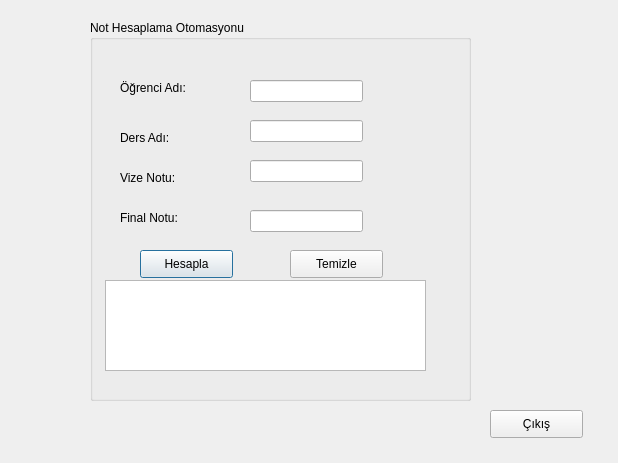
<?xml version="1.0" encoding="UTF-8"?>
<ui version="4.0">
 <class>Dialog</class>
 <widget class="QDialog" name="Dialog">
  <property name="geometry">
   <rect>
    <x>0</x>
    <y>0</y>
    <width>618</width>
    <height>463</height>
   </rect>
  </property>
  <property name="windowTitle">
   <string>Dialog</string>
  </property>
  <widget class="QGroupBox" name="groupBox">
   <property name="geometry">
    <rect>
     <x>90</x>
     <y>20</y>
     <width>381</width>
     <height>381</height>
    </rect>
   </property>
   <property name="title">
    <string>Not Hesaplama Otomasyonu</string>
   </property>
   <widget class="QLabel" name="label">
    <property name="geometry">
     <rect>
      <x>30</x>
      <y>60</y>
      <width>71</width>
      <height>16</height>
     </rect>
    </property>
    <property name="text">
     <string>Öğrenci Adı:</string>
    </property>
   </widget>
   <widget class="QLabel" name="label_2">
    <property name="geometry">
     <rect>
      <x>30</x>
      <y>110</y>
      <width>53</width>
      <height>16</height>
     </rect>
    </property>
    <property name="text">
     <string>Ders Adı:</string>
    </property>
   </widget>
   <widget class="QLabel" name="label_3">
    <property name="geometry">
     <rect>
      <x>30</x>
      <y>150</y>
      <width>61</width>
      <height>16</height>
     </rect>
    </property>
    <property name="text">
     <string>Vize Notu:</string>
    </property>
   </widget>
   <widget class="QLabel" name="label_4">
    <property name="geometry">
     <rect>
      <x>30</x>
      <y>190</y>
      <width>71</width>
      <height>16</height>
     </rect>
    </property>
    <property name="text">
     <string>Final Notu:</string>
    </property>
   </widget>
   <widget class="QLineEdit" name="lineEdit">
    <property name="geometry">
     <rect>
      <x>160</x>
      <y>60</y>
      <width>113</width>
      <height>22</height>
     </rect>
    </property>
   </widget>
   <widget class="QLineEdit" name="lineEdit_2">
    <property name="geometry">
     <rect>
      <x>160</x>
      <y>100</y>
      <width>113</width>
      <height>22</height>
     </rect>
    </property>
   </widget>
   <widget class="QLineEdit" name="lineEdit_3">
    <property name="geometry">
     <rect>
      <x>160</x>
      <y>140</y>
      <width>113</width>
      <height>22</height>
     </rect>
    </property>
   </widget>
   <widget class="QLineEdit" name="lineEdit_4">
    <property name="geometry">
     <rect>
      <x>160</x>
      <y>190</y>
      <width>113</width>
      <height>22</height>
     </rect>
    </property>
   </widget>
   <widget class="QPushButton" name="pushButton">
    <property name="geometry">
     <rect>
      <x>50</x>
      <y>230</y>
      <width>93</width>
      <height>28</height>
     </rect>
    </property>
    <property name="text">
     <string>Hesapla</string>
    </property>
   </widget>
   <widget class="QPushButton" name="pushButton_2">
    <property name="geometry">
     <rect>
      <x>200</x>
      <y>230</y>
      <width>93</width>
      <height>28</height>
     </rect>
    </property>
    <property name="text">
     <string>Temizle</string>
    </property>
   </widget>
   <widget class="QTextBrowser" name="textBrowser">
    <property name="geometry">
     <rect>
      <x>15</x>
      <y>260</y>
      <width>321</width>
      <height>91</height>
     </rect>
    </property>
   </widget>
  </widget>
  <widget class="QPushButton" name="pushButton_3">
   <property name="geometry">
    <rect>
     <x>490</x>
     <y>410</y>
     <width>93</width>
     <height>28</height>
    </rect>
   </property>
   <property name="text">
    <string>Çıkış</string>
   </property>
  </widget>
 </widget>
 <resources/>
 <connections>
  <connection>
   <sender>pushButton_3</sender>
   <signal>clicked()</signal>
   <receiver>Dialog</receiver>
   <slot>reject()</slot>
   <hints>
    <hint type="sourcelabel">
     <x>504</x>
     <y>418</y>
    </hint>
    <hint type="destinationlabel">
     <x>616</x>
     <y>261</y>
    </hint>
   </hints>
  </connection>
 </connections>
</ui>
